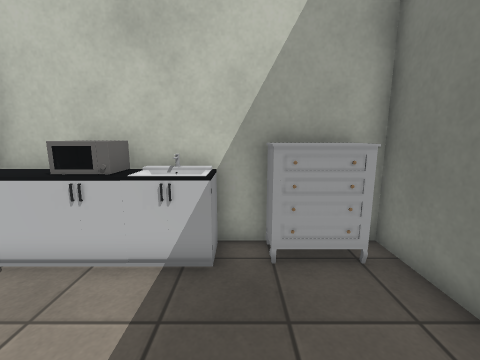
View 1 (above)

12 first-person views from a walk through a Unity game level. The camera is 1.4 m above the floor, tilts 10° down and sees 90° across. The floor is counted in squares, 0.5 m on a side. Each view is taken from the middle of a square. On the plan, view 1 faces up. The plan holds only what a view shows up to about 18 squares ahead; the rest is blank. The place goes on beyond the plan. The player is left out. Door leaves are left out, so doorways stand open. Some surface patterns are stand-ins.

View 2
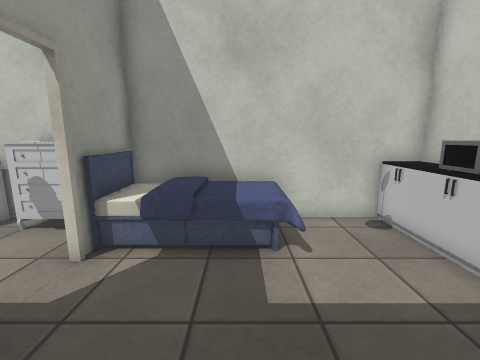

View 3
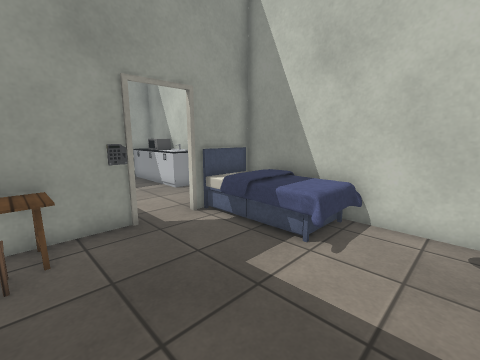

View 4
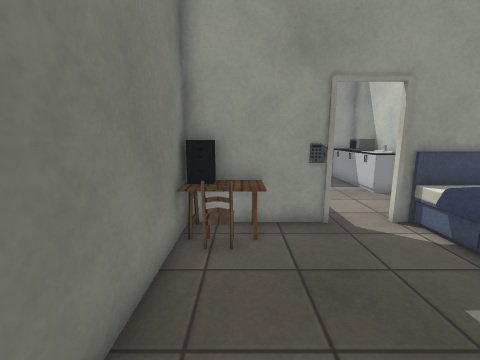

View 5
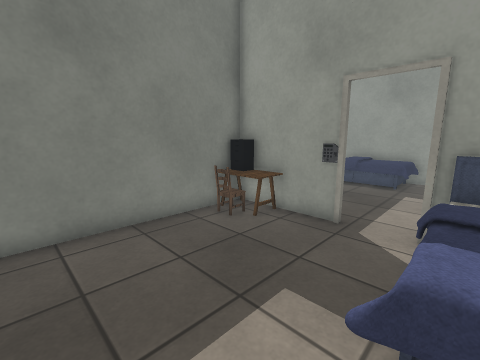

View 6
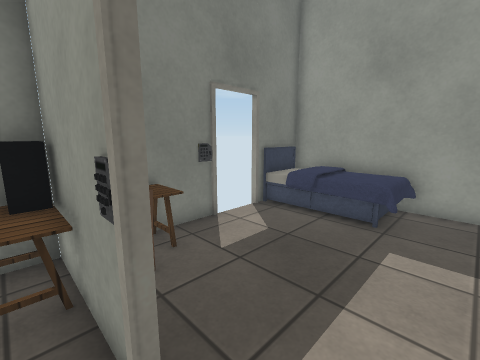

View 7
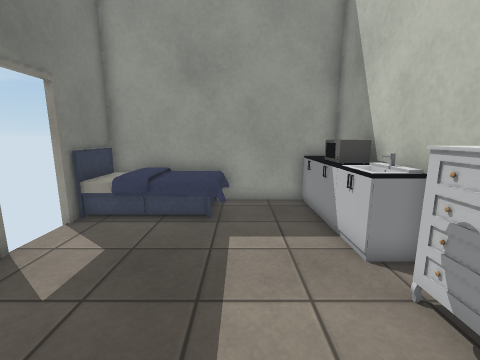

View 8
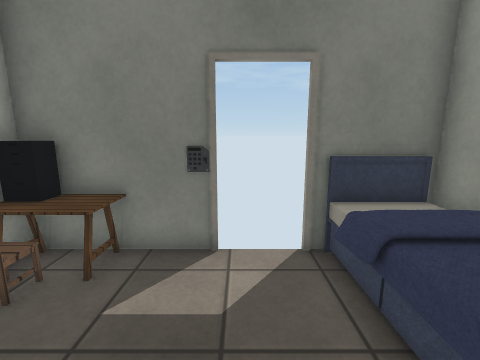

View 9
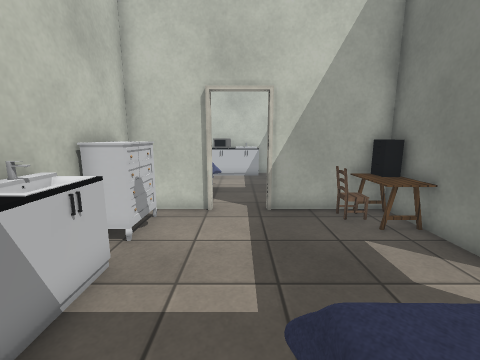

View 10
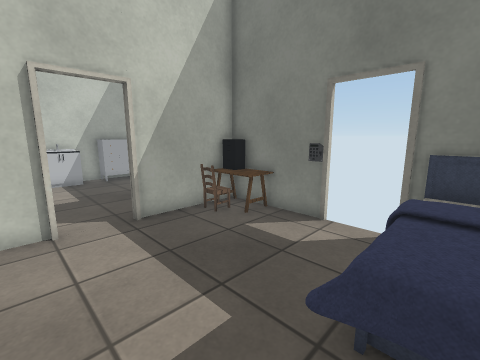

View 11
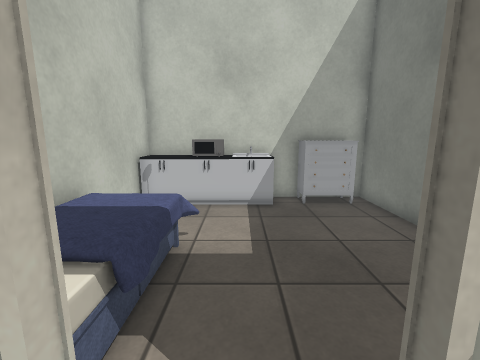

View 12
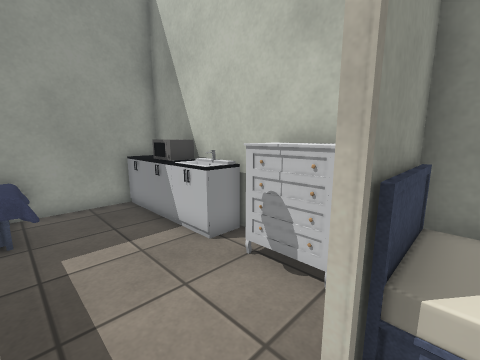

### Floor plan
Points are (right, up) in squares from view 1. A wall is a line through its corners. A room is listed if a view was taken in it or the views show most of it. See-through windows are left out.
Room 1 (views 1, 2, 3, 4, 5, 6, 7, 12)
walls: (0.5, 6.2) (-0.6, 6.2); (-3.4, 6.2) (-6.2, 6.2) (-6.2, 0.4); (3.7, -1.5) (3.7, 6.2) (2.4, 6.2); (-6.2, -2.4) (-6.2, -4.6); (-6.2, -3.7) (-3, -3.7)
ways out: opening at (0.5, -2.5) to room 2; open door at (-2.5, -4) to room 2
objects: other object (-6, -3) to (-3, 1); other object (-6, 5); other object (-5, 5); other object (-4, 5); other object (-3, 5) to (-3, 6); other object (-2, 5) to (-1, 6); other object (-1, -4) to (0, -4); other object (1, 5) to (3, 6)
Room 2 (views 8, 9, 10, 11)
walls: (0.4, -3.7) (3.9, -3.7); (-3, -3.8) (-6.2, -3.8); (3.7, -8.5) (3.7, -1.5); (-6.2, -6.4) (-6.2, -13.7) (3.7, -13.7) (3.7, -10.6); (3.8, -3.8) (0.4, -3.8)
ways out: opening at (0.5, -2.5) to room 1; open door at (-2.5, -4) to room 1; open door at (4, -9.5)
objects: other object (-6, -9) to (-5, -8); other object (-6, -7) to (-5, -5); other object (-5, -13); other object (-5, -12); other object (-5, -11); other object (-5, -10); other object (-1, -13) to (3, -11); other object (1, -3) to (2, -2); other object (2, -6) to (3, -6); other object (2, -5); other object (2, -2) to (3, -2); other object (3, -5) to (3, -4); other object (3, -3); other object (4, -8)

Positions as (right, up) in squares from view 1, and headings:
1: (0, 0), facing up
2: (2, 0), facing left
3: (2, 4), facing down-left
4: (2, 4), facing down
5: (-4, 4), facing down-right
6: (-3, -3), facing down-right
7: (-2, -3), facing down
8: (-2, -9), facing right
9: (-2, -13), facing up
10: (-4, -12), facing up-right
11: (-2, -5), facing up
12: (-1, -3), facing down-left
